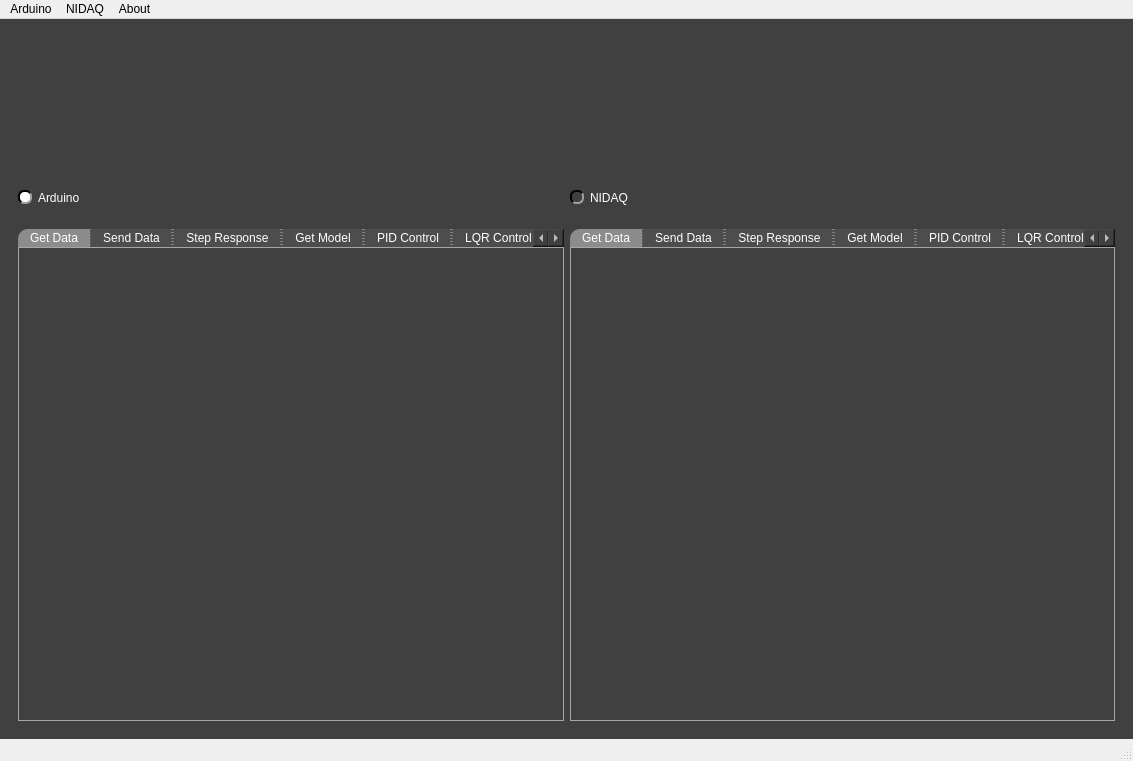
<?xml version='1.0' encoding='utf-8'?>
<ui version="4.0">
 <class>PydaqGlobal</class>
 <widget class="QMainWindow" name="PydaqGlobal">
  <property name="geometry">
   <rect>
    <x>0</x>
    <y>0</y>
    <width>1133</width>
    <height>761</height>
   </rect>
  </property>
  <property name="minimumSize">
   <size>
    <width>750</width>
    <height>0</height>
   </size>
  </property>
  <property name="windowTitle">
   <string>PYDAQ Global</string>
  </property>
  <property name="windowIcon">
   <iconset resource="resources_1.qrc">
    <normaloff>:/imgs/imgs/favicon.ico</normaloff>:/imgs/imgs/favicon.ico</iconset>
  </property>
  <property name="locale">
   <locale language="English" country="UnitedStates" />
  </property>
  <property name="iconSize">
   <size>
    <width>24</width>
    <height>24</height>
   </size>
  </property>
  <property name="tabShape">
   <enum>QTabWidget::TabShape::Rounded</enum>
  </property>
  <widget class="QWidget" name="centralwidget">
   <property name="styleSheet">
    <string notr="true">QWidget{
	background-color: rgb(64, 64, 64);
}

QTabWidget::pane { 
   border: 1px solid rgb(166, 166, 166);
}

QTabBar::tab {
  	background-color: rgb(77, 77, 77);
 }

 QTabBar::tab:selected {
  	background-color: rgb(140, 140, 140);
	padding-top: 2px;
	padding-bottom: 2px;
	padding-left: 12px;
	padding-right: 12px;
 }

 QTabBar::tab:selected:hover {
  	background-color: rgb(140, 140, 140);
	padding-top: 2px;
	padding-bottom: 2px;
	padding-left: 12px;
	padding-right: 12px;
 }

 QTabBar::tab:hover {
  	background-color: rgb(109, 109, 109);
	padding-top: 2px;
	padding-bottom: 2px;
	padding-left: 12px;
	padding-right: 12px;
 }

 QTabBar::tab:middle {
	border-right: 1px dashed rgb(166, 166, 166);
	border-left: 1px dashed rgb(166, 166, 166);
	padding-top: 2px;
	padding-bottom: 2px;
	padding-left: 12px;
	padding-right: 12px;
 }

 QTabBar::tab:last {
	border-top-right-radius: 10px;
	padding-top: 2px;
	padding-bottom: 2px;
	padding-left: 12px;
	padding-right: 12px;
 }

 QTabBar::tab:first {
	border-top-left-radius: 10px;
	padding-top: 2px;
	padding-bottom: 2px;
	padding-left: 12px;
	padding-right: 12px;
 }


QComboBox QAbstractItemView {
    background-color: rgb(77, 77, 77);
}

QComboBox QAbstractItemView::item:focus{
    background-color: rgb(140, 140, 140);
}

QDoubleSpinBox{
	background-color: rgb(77, 77, 77);
	
	border-top: 1.5px solid rgb(46, 46, 46);
	border-left: 1.5px solid rgb(46, 46, 46);

	border-bottom: 1.5px solid rgb(166, 166, 166);
	border-right: 1.5px solid rgb(166, 166, 166);
}

QDoubleSpinBox::up-button{
    image: url(:/imgs/imgs/drop_up_arrow.png);
	width: 11px;

	background-color: rgb(0, 79, 0);
	border-top: 1.5px solid rgb(127, 167, 127);
	border-left: 1.5px solid rgb(127, 167, 127);

	border-bottom: 1.5px solid rgb(0, 0, 0);
	border-right: 1.5px solid rgb(0, 0, 0);
}

QDoubleSpinBox::up-button:pressed{
	border: 2px solid rgb(255, 255, 255);
}

QDoubleSpinBox::up-button:hover{
	background-color: rgb(0, 50, 0);
}

QDoubleSpinBox::down-button{
    image: url(:/imgs/imgs/drop_down_arrow.png);
	width: 11px;

	background-color: rgb(0, 79, 0);
	border-top: 1.5px solid rgb(127, 167, 127);
	border-left: 1.5px solid rgb(127, 167, 127);

	border-bottom: 1.5px solid rgb(0, 0, 0);
	border-right: 1.5px solid rgb(0, 0, 0);
}

QDoubleSpinBox::down-button:pressed{
	border: 2px solid rgb(255, 255, 255);
}

QDoubleSpinBox::down-button:hover{
	background-color: rgb(0, 50, 0);
}

QSpinBox{
	background-color: rgb(77, 77, 77);
	
	border-top: 1.5px solid rgb(46, 46, 46);
	border-left: 1.5px solid rgb(46, 46, 46);

	border-bottom: 1.5px solid rgb(166, 166, 166);
	border-right: 1.5px solid rgb(166, 166, 166);
}

QSpinBox::up-button{
    image: url(:/imgs/imgs/drop_up_arrow.png);
	width: 11px;

	background-color: rgb(0, 79, 0);
	border-top: 1.5px solid rgb(127, 167, 127);
	border-left: 1.5px solid rgb(127, 167, 127);

	border-bottom: 1.5px solid rgb(0, 0, 0);
	border-right: 1.5px solid rgb(0, 0, 0);
}

QSpinBox::up-button:pressed{
	border: 2px solid rgb(255, 255, 255);
}

QSpinBox::up-button:hover{
	background-color: rgb(0, 50, 0);
}

QSpinBox::down-button{
    image: url(:/imgs/imgs/drop_down_arrow.png);
	width: 11px;

	background-color: rgb(0, 79, 0);
	border-top: 1.5px solid rgb(127, 167, 127);
	border-left: 1.5px solid rgb(127, 167, 127);

	border-bottom: 1.5px solid rgb(0, 0, 0);
	border-right: 1.5px solid rgb(0, 0, 0);
}

QSpinBox::down-button:pressed{
	border: 2px solid rgb(255, 255, 255);
}

QSpinBox::down-button:hover{
	background-color: rgb(0, 50, 0);
}

QWidget#centralwidget{
	background-color: rgb(64, 64, 64);
}

QWidget{
	color: rgb(255, 255, 255);
}

QComboBox{
	background-color: rgb(77, 77, 77);
	
	border-top: 1.5px solid rgb(46, 46, 46);
	border-left: 1.5px solid rgb(46, 46, 46);

	border-bottom: 1.5px solid rgb(166, 166, 166);
	border-right: 1.5px solid rgb(166, 166, 166);
}


QComboBox::drop-down{
	image: url(:/imgs/imgs/drop_down_arrow.png);
	width: 11px;

	background-color: rgb(0, 79, 0);
	border-top: 2px solid rgb(127, 167, 127);
	border-left: 2px solid rgb(127, 167, 127);

	border-bottom: 2px solid rgb(0, 0, 0);
	border-right: 2px solid rgb(0, 0, 0);
}

QComboBox::drop-down:hover{
	background-color: rgb(0, 50, 0);
}

QComboBox::drop-down:pressed{
	border: 2px solid rgb(255, 255, 255);
}

QPushButton{
	background-color: rgb(0, 79, 0);

	border-top: 1.5px solid rgb(127, 167, 127);
	border-left: 1.5px solid rgb(127, 167, 127);

	border-bottom: 1.5px solid rgb(0, 0, 0);
	border-right: 1.5px solid rgb(0, 0, 0);

	
	font: 12pt "Helvetica";
	text-align:center;
}

QWidget{
	font: 12pt "Helvetica";
}

QPushButton:hover{
	background-color: rgb(0, 50, 0);
}

QPushButton:pressed{
	border: 2px solid rgb(255, 255, 255);
}

QLineEdit{
	background-color: rgb(77, 77, 77);
	border-top: 1.5px solid rgb(46, 46, 46);
	border-left: 1.5px solid rgb(46, 46, 46);

	border-bottom: 1.5px solid rgb(166, 166, 166);
	border-right: 1.5px solid rgb(166, 166, 166);
}

QRadioButton::indicator{
	border-radius: 6px;
	border-top: 1.5px solid rgb(0, 0, 0);
	border-left: 1.5px solid rgb(0, 0, 0);

	border-bottom: 1.5px solid rgb(160, 160, 160);
	border-right: 1.5px solid rgb(160, 160, 160);
}

QRadioButton::indicator::checked{
	background-color: white;
}

QRadioButton::indicator::unchecked:hover{
	background-color: #9F9F9F;
}

QRadioButton::indicator::pressed{
	border: 1.5px solid #505050
}

QPushButton#reload_devices{
	image: url(:/imgs/imgs/reload.png);
	width: 11px;
	background-color: rgb(0, 79, 0);

	border-top: 1.5px solid rgb(127, 167, 127);
	border-left: 1.5px solid rgb(127, 167, 127);

	border-bottom: 1.5px solid rgb(0, 0, 0);
	border-right: 1.5px solid rgb(0, 0, 0);

	
	font: 12pt "Helvetica";
	text-align:center;
}

QPushButton#reload_devices:hover{
	background-color: rgb(0, 50, 0);
}

QPushButton#reload_devices:pressed{
	border: 2px solid rgb(255, 255, 255);
}

QPushButton#logo{
	background-color: rgb(64, 64, 64);
	border: 0px;
}

QPushButton#logo:hover{
	background-color: rgb(166, 166, 166);
	border: 1px solid rgb(190, 190, 190) ;
}

QPushButton#logo:pressed{
	background-color: rgb(166, 166, 166);
	border: 1px solid rgb(255, 255, 255) ;
}

QScrollBar:vertical {
     border: 1px solid rgb(140, 140, 140);
     background: rgb(140, 140, 140);
     width: 17px;
     margin: 17px 0 17px 0;
 }
QScrollBar::handle:vertical {
     background: rgb(0, 79, 0);
     min-height: 20px;
 }
QScrollBar::add-line:vertical {
	image: url(:/imgs/imgs/drop_down_arrow.png);
     border: 1px solid rgb(140, 140, 140);
     background: rgb(0, 79, 0);
     height: 15px;
     subcontrol-position: bottom;
     subcontrol-origin: margin;
 }

QScrollBar::sub-line:vertical {
	image: url(:/imgs/imgs/drop_up_arrow.png);
     border: 1px solid rgb(140, 140, 140);
     background: rgb(0, 79, 0);
     height: 15px;
     subcontrol-position: top;
     subcontrol-origin: margin;
 }

QScrollBar::add-line:vertical:pressed {
    border: 1px solid rgb(255, 255, 255);
	background: rgb(0, 79, 0)
 }

QScrollBar::sub-line:vertical:pressed {
	border: 1px solid rgb(255, 255, 255);
	background: rgb(0, 79, 0)
 }

QScrollBar::add-line:vertical:hover {
     background-color: rgb(0, 50, 0);
 }

QScrollBar::sub-line:vertical:hover {
    background-color: rgb(0, 50, 0);
 }

QScrollBar::handle:vertical:pressed {
    border: 1px solid rgb(255, 255, 255);
	background: rgb(0, 79, 0)
 }

QScrollBar::handle:vertical:hover {
    background-color: rgb(0, 50, 0);
 }

QScrollBar::add-page:vertical, QScrollBar::sub-page:vertical {
     background: none;
 }

QScrollArea{
	border: none;
}

QTableWidget {
    background-color: rgb(77, 77, 77);
    alternate-background-color: rgb(85, 85, 85);
    gridline-color: rgb(166, 166, 166);
    color: white;
    border: 1px solid rgb(166, 166, 166);
    font: 11pt "Helvetica";
}

QTableWidget QLineEdit {
    background-color: rgb(140, 140, 140);
    color: black;
    border: none;
}

QTableWidget::item:selected {
    background-color: rgb(0, 79, 0);
    color: white;
}

</string>
   </property>
   <layout class="QVBoxLayout" name="verticalLayout">
    <item alignment="Qt::AlignmentFlag::AlignHCenter">
     <widget class="QPushButton" name="logo">
      <property name="minimumSize">
       <size>
        <width>186</width>
        <height>147</height>
       </size>
      </property>
      <property name="maximumSize">
       <size>
        <width>186</width>
        <height>147</height>
       </size>
      </property>
      <property name="cursor">
       <cursorShape>PointingHandCursor</cursorShape>
      </property>
      <property name="toolTip">
       <string>Go to PYDAQ Documentation</string>
      </property>
      <property name="text">
       <string />
      </property>
      <property name="icon">
       <iconset resource="resources_1.qrc">
        <normaloff>:/imgs/imgs/logo.png</normaloff>:/imgs/imgs/logo.png</iconset>
      </property>
      <property name="iconSize">
       <size>
        <width>182</width>
        <height>143</height>
       </size>
      </property>
     </widget>
    </item>
    <item>
     <widget class="QWidget" name="widget" native="true">
      <property name="styleSheet">
       <string notr="true" />
      </property>
      <layout class="QHBoxLayout" name="horizontalLayout">
       <item>
        <widget class="QRadioButton" name="radioButton">
         <property name="text">
          <string>Arduino</string>
         </property>
         <property name="checked">
          <bool>true</bool>
         </property>
         <attribute name="buttonGroup">
          <string notr="true">interface_radio</string>
         </attribute>
        </widget>
       </item>
       <item>
        <widget class="QRadioButton" name="radioButton_2">
         <property name="text">
          <string>NIDAQ</string>
         </property>
         <property name="checked">
          <bool>false</bool>
         </property>
         <attribute name="buttonGroup">
          <string notr="true">interface_radio</string>
         </attribute>
        </widget>
       </item>
      </layout>
     </widget>
    </item>
    <item>
     <widget class="QWidget" name="widget_2" native="true">
      <layout class="QGridLayout" name="gridLayout">
       <item row="0" column="1">
        <widget class="QTabWidget" name="nidaq_tabs">
         <property name="tabPosition">
          <enum>QTabWidget::TabPosition::North</enum>
         </property>
         <property name="currentIndex">
          <number>0</number>
         </property>
         <property name="documentMode">
          <bool>false</bool>
         </property>
         <property name="tabsClosable">
          <bool>false</bool>
         </property>
         <property name="movable">
          <bool>false</bool>
         </property>
         <property name="tabBarAutoHide">
          <bool>false</bool>
         </property>
         <widget class="QWidget" name="get_data_nidaq">
          <attribute name="title">
           <string>Get Data</string>
          </attribute>
          <layout class="QGridLayout" name="gridLayout_3">
           <item row="0" column="0">
            <widget class="QScrollArea" name="scrollArea_2">
             <property name="widgetResizable">
              <bool>true</bool>
             </property>
             <widget class="QWidget" name="scrollAreaWidgetContents_4">
              <property name="geometry">
               <rect>
                <x>0</x>
                <y>0</y>
                <width>525</width>
                <height>432</height>
               </rect>
              </property>
              <layout class="QGridLayout" name="gridLayout_8">
               <item row="0" column="0">
                <widget class="GetData_NIDAQ_Widget" name="get_nidaq_placeholder" native="true" />
               </item>
              </layout>
             </widget>
            </widget>
           </item>
          </layout>
         </widget>
         <widget class="QWidget" name="send_data_nidaq_tab">
          <attribute name="title">
           <string>Send Data</string>
          </attribute>
          <layout class="QGridLayout" name="gridLayout_7">
           <item row="0" column="0">
            <widget class="QScrollArea" name="scrollArea_3">
             <property name="widgetResizable">
              <bool>true</bool>
             </property>
             <widget class="QWidget" name="scrollAreaWidgetContents_5">
              <property name="geometry">
               <rect>
                <x>0</x>
                <y>0</y>
                <width>525</width>
                <height>432</height>
               </rect>
              </property>
              <layout class="QGridLayout" name="gridLayout_10">
               <item row="0" column="0">
                <widget class="SendData_NIDAQ_Widget" name="send_nidaq_placeholder" native="true" />
               </item>
              </layout>
             </widget>
            </widget>
           </item>
          </layout>
         </widget>
         <widget class="QWidget" name="step_response_nidaq_tab">
          <attribute name="title">
           <string>Step Response</string>
          </attribute>
          <layout class="QGridLayout" name="gridLayout_6">
           <item row="0" column="0">
            <widget class="QScrollArea" name="scrollArea">
             <property name="widgetResizable">
              <bool>true</bool>
             </property>
             <widget class="QWidget" name="scrollAreaWidgetContents_3">
              <property name="geometry">
               <rect>
                <x>0</x>
                <y>0</y>
                <width>525</width>
                <height>432</height>
               </rect>
              </property>
              <layout class="QGridLayout" name="gridLayout_9">
               <item row="0" column="0">
                <widget class="StepResponse_NIDAQ_Widget" name="step_nidaq_placeholder" native="true" />
               </item>
              </layout>
             </widget>
            </widget>
           </item>
          </layout>
         </widget>
         <widget class="QWidget" name="get_model_nidaq_tab">
          <attribute name="title">
           <string>Get Model</string>
          </attribute>
          <layout class="QGridLayout" name="gridLayout_13">
           <item row="0" column="0">
            <widget class="QScrollArea" name="scrollArea_7">
             <property name="widgetResizable">
              <bool>true</bool>
             </property>
             <widget class="QWidget" name="scrollAreaWidgetContents">
              <property name="geometry">
               <rect>
                <x>0</x>
                <y>0</y>
                <width>525</width>
                <height>432</height>
               </rect>
              </property>
              <layout class="QGridLayout" name="gridLayout_15">
               <item row="0" column="0">
                <widget class="GetModel_Nidaq_Widget" name="getm_nidaq_placeholder" native="true" />
               </item>
              </layout>
             </widget>
            </widget>
           </item>
          </layout>
         </widget>
         <widget class="QWidget" name="pid_control_nidaq_tab">
          <attribute name="title">
           <string>PID Control</string>
          </attribute>
          <layout class="QGridLayout" name="gridLayout_20">
           <item row="0" column="0">
            <widget class="QScrollArea" name="scrollArea_10">
             <property name="widgetResizable">
              <bool>true</bool>
             </property>
             <widget class="QWidget" name="scrollAreaWidgetContents_9">
              <property name="geometry">
               <rect>
                <x>0</x>
                <y>0</y>
                <width>525</width>
                <height>432</height>
               </rect>
              </property>
              <layout class="QGridLayout" name="gridLayout_21">
               <item row="0" column="0">
                <widget class="PID_Control_NIDAQ_Widget" name="widget_4" native="true" />
               </item>
              </layout>
             </widget>
            </widget>
           </item>
          </layout>
         </widget>
         <widget class="QWidget" name="lqr_control_nidaq_tab">
          <attribute name="title">
           <string>LQR Control</string>
          </attribute>
          <layout class="QGridLayout" name="gridLayout_24">
           <item row="0" column="0">
            <widget class="QScrollArea" name="scrollArea_12">
             <property name="widgetResizable">
              <bool>true</bool>
             </property>
             <widget class="QWidget" name="scrollAreaWidgetContents_12">
              <property name="geometry">
               <rect>
                <x>0</x>
                <y>0</y>
                <width>525</width>
                <height>432</height>
               </rect>
              </property>
              <layout class="QGridLayout" name="gridLayout_25">
               <item row="0" column="0">
                <widget class="LQRControl_NIDAQ_Widget" name="lqr_nidaq_placeholder" native="true" />
               </item>
              </layout>
             </widget>
            </widget>
           </item>
          </layout>
         </widget>
         <widget class="QWidget" name="data_driven_control_nidaq_tab">
          <attribute name="title">
           <string>Data-Driven Control</string>
          </attribute>
          <layout class="QGridLayout" name="gridLayout_26">
           <item row="0" column="0">
            <widget class="QScrollArea" name="scrollArea_13">
             <property name="widgetResizable">
              <bool>true</bool>
             </property>
             <widget class="QWidget" name="scrollAreaWidgetContents_13">
              <property name="geometry">
               <rect>
                <x>0</x>
                <y>0</y>
                <width>525</width>
                <height>432</height>
               </rect>
              </property>
              <layout class="QGridLayout" name="gridLayout_27">
               <item row="0" column="0">
                <widget class="Data_Driven_Control_NIDAQ_Widget" name="data_driven_nidaq_placeholder" native="true" />
               </item>
              </layout>
             </widget>
            </widget>
           </item>
          </layout>
         </widget>
        </widget>
       </item>
       <item row="0" column="0">
        <widget class="QTabWidget" name="arduino_tabs">
         <property name="styleSheet">
          <string notr="true" />
         </property>
         <property name="tabShape">
          <enum>QTabWidget::TabShape::Rounded</enum>
         </property>
         <property name="currentIndex">
          <number>0</number>
         </property>
         <property name="elideMode">
          <enum>Qt::TextElideMode::ElideNone</enum>
         </property>
         <widget class="QWidget" name="get_data_arduino_tab">
          <attribute name="title">
           <string>Get Data</string>
          </attribute>
          <layout class="QGridLayout" name="gridLayout_2">
           <item row="0" column="0">
            <widget class="QScrollArea" name="scrollArea_4">
             <property name="widgetResizable">
              <bool>true</bool>
             </property>
             <widget class="QWidget" name="scrollAreaWidgetContents_6">
              <property name="geometry">
               <rect>
                <x>0</x>
                <y>0</y>
                <width>526</width>
                <height>432</height>
               </rect>
              </property>
              <layout class="QGridLayout" name="gridLayout_11">
               <item row="0" column="0">
                <widget class="GetData_Arduino_Widget" name="get_ino_placeholder" native="true" />
               </item>
              </layout>
             </widget>
            </widget>
           </item>
          </layout>
         </widget>
         <widget class="QWidget" name="send_data_arduino_tab">
          <attribute name="title">
           <string>Send Data</string>
          </attribute>
          <layout class="QGridLayout" name="gridLayout_4">
           <item row="0" column="0">
            <widget class="QScrollArea" name="scrollArea_5">
             <property name="widgetResizable">
              <bool>true</bool>
             </property>
             <widget class="QWidget" name="scrollAreaWidgetContents_7">
              <property name="geometry">
               <rect>
                <x>0</x>
                <y>0</y>
                <width>526</width>
                <height>432</height>
               </rect>
              </property>
              <layout class="QGridLayout" name="gridLayout_12">
               <item row="0" column="0">
                <widget class="SendData_Arduino_Widget" name="send_ino_placeholder" native="true" />
               </item>
              </layout>
             </widget>
            </widget>
           </item>
          </layout>
         </widget>
         <widget class="QWidget" name="step_response_arduino_tab">
          <attribute name="title">
           <string>Step Response</string>
          </attribute>
          <layout class="QGridLayout" name="gridLayout_5">
           <item row="0" column="0">
            <widget class="QScrollArea" name="scrollArea_6">
             <property name="widgetResizable">
              <bool>true</bool>
             </property>
             <widget class="QWidget" name="scrollAreaWidgetContents_11">
              <property name="geometry">
               <rect>
                <x>0</x>
                <y>0</y>
                <width>526</width>
                <height>432</height>
               </rect>
              </property>
              <layout class="QGridLayout" name="gridLayout_14">
               <item row="0" column="0">
                <widget class="StepResponse_Arduino_Widget" name="step_ino_placeholder" native="true" />
               </item>
              </layout>
             </widget>
            </widget>
           </item>
          </layout>
         </widget>
         <widget class="QWidget" name="get_model_arduino_tab">
          <attribute name="title">
           <string>Get Model</string>
          </attribute>
          <layout class="QGridLayout" name="gridLayout_16">
           <item row="0" column="0">
            <widget class="QScrollArea" name="scrollArea_8">
             <property name="widgetResizable">
              <bool>true</bool>
             </property>
             <widget class="QWidget" name="scrollAreaWidgetContents_2">
              <property name="geometry">
               <rect>
                <x>0</x>
                <y>0</y>
                <width>526</width>
                <height>432</height>
               </rect>
              </property>
              <layout class="QGridLayout" name="gridLayout_17">
               <item row="0" column="0">
                <widget class="GetModel_Arduino_Widget" name="getm_arduino_placeholder" native="true" />
               </item>
              </layout>
             </widget>
            </widget>
           </item>
          </layout>
         </widget>
         <widget class="QWidget" name="pid_control_arduino_tab">
          <attribute name="title">
           <string>PID Control</string>
          </attribute>
          <layout class="QGridLayout" name="gridLayout_18">
           <item row="0" column="0">
            <widget class="QScrollArea" name="scrollArea_9">
             <property name="widgetResizable">
              <bool>true</bool>
             </property>
             <widget class="QWidget" name="scrollAreaWidgetContents_8">
              <property name="geometry">
               <rect>
                <x>0</x>
                <y>0</y>
                <width>526</width>
                <height>432</height>
               </rect>
              </property>
              <layout class="QGridLayout" name="gridLayout_19">
               <item row="0" column="1">
                <widget class="PID_Control_Arduino_Widget" name="widget_3" native="true" />
               </item>
              </layout>
             </widget>
            </widget>
           </item>
          </layout>
         </widget>
         <widget class="QWidget" name="LQR_control_arduino_tab">
          <attribute name="title">
           <string>LQR Control</string>
          </attribute>
          <layout class="QGridLayout" name="gridLayout_22">
           <item row="0" column="0">
            <widget class="QScrollArea" name="scrollArea_11">
             <property name="widgetResizable">
              <bool>true</bool>
             </property>
             <widget class="QWidget" name="scrollAreaWidgetContents_10">
              <property name="geometry">
               <rect>
                <x>0</x>
                <y>0</y>
                <width>526</width>
                <height>432</height>
               </rect>
              </property>
              <layout class="QGridLayout" name="gridLayout_23">
               <item row="0" column="0">
                <widget class="LQRControl_Arduino_Widget" name="lqr_arduino_placeholder" native="true" />
               </item>
              </layout>
             </widget>
            </widget>
           </item>
          </layout>
         </widget>
         <widget class="QWidget" name="data_driven_control_arduino_tab">
          <attribute name="title">
           <string>Data-Driven Control</string>
          </attribute>
          <layout class="QGridLayout" name="gridLayout_28">
           <item row="0" column="0">
            <widget class="QScrollArea" name="scrollArea_14">
             <property name="widgetResizable">
              <bool>true</bool>
             </property>
             <widget class="QWidget" name="scrollAreaWidgetContents_14">
              <property name="geometry">
               <rect>
                <x>0</x>
                <y>0</y>
                <width>526</width>
                <height>432</height>
               </rect>
              </property>
              <layout class="QGridLayout" name="gridLayout_29">
               <item row="0" column="0">
                <widget class="Data_Driven_Control_Arduino_Widget" name="data_driven_arduino_placeholder" native="true" />
               </item>
              </layout>
             </widget>
            </widget>
           </item>
          </layout>
         </widget>
        </widget>
       </item>
      </layout>
     </widget>
    </item>
   </layout>
  </widget>
  <widget class="QMenuBar" name="menubar">
   <property name="geometry">
    <rect>
     <x>0</x>
     <y>0</y>
     <width>1133</width>
     <height>33</height>
    </rect>
   </property>
   <widget class="QMenu" name="menuArduino">
    <property name="title">
     <string>Arduino</string>
    </property>
    <addaction name="actionArduino_1" />
    <addaction name="actionArduino_3" />
   </widget>
   <widget class="QMenu" name="menuAbout">
    <property name="title">
     <string>About</string>
    </property>
    <addaction name="actionDocumentation" />
   </widget>
   <widget class="QMenu" name="menuNIDAQ">
    <property name="title">
     <string>NIDAQ</string>
    </property>
    <addaction name="actionNIDAQ_1" />
    <addaction name="actionNIDAQ_3" />
   </widget>
   <addaction name="menuArduino" />
   <addaction name="menuNIDAQ" />
   <addaction name="menuAbout" />
  </widget>
  <widget class="QStatusBar" name="statusbar" />
  <action name="actionArduino">
   <property name="text">
    <string>Arduino</string>
   </property>
  </action>
  <action name="actionNIDAQ">
   <property name="text">
    <string>NIDAQ</string>
   </property>
  </action>
  <action name="actionAbout_PYDAQ">
   <property name="text">
    <string>About PYDAQ</string>
   </property>
  </action>
  <action name="actionArduino_2">
   <property name="text">
    <string>Arduino</string>
   </property>
  </action>
  <action name="actionNIDAQ_2">
   <property name="text">
    <string>NIDAQ</string>
   </property>
  </action>
  <action name="actionAbout">
   <property name="text">
    <string>About</string>
   </property>
  </action>
  <action name="actionDocumentation">
   <property name="text">
    <string>Documentation</string>
   </property>
  </action>
  <action name="actionArduino_1">
   <property name="text">
    <string>Benchmarking</string>
   </property>
  </action>
  <action name="actionArduino_3">
   <property name="text">
    <string>Upload Firmware</string>
   </property>
  </action>
  <action name="actionNIDAQ_1">
   <property name="text">
    <string>Benchmarking</string>
   </property>
  </action>
  <action name="actionNIDAQ_3">
   <property name="text">
    <string>NI-DAQmx drivers</string>
   </property>
  </action>
 </widget>
 <customwidgets>
  <customwidget>
   <class>GetData_Arduino_Widget</class>
   <extends>QWidget</extends>
   <header>..guis.getdata_arduino_widget</header>
   <container>1</container>
  </customwidget>
  <customwidget>
   <class>SendData_Arduino_Widget</class>
   <extends>QWidget</extends>
   <header>..guis.senddata_arduino_widget</header>
   <container>1</container>
  </customwidget>
  <customwidget>
   <class>StepResponse_Arduino_Widget</class>
   <extends>QWidget</extends>
   <header>..guis.stepresponse_arduino_widget</header>
   <container>1</container>
  </customwidget>
  <customwidget>
   <class>StepResponse_NIDAQ_Widget</class>
   <extends>QWidget</extends>
   <header>..guis.stepresponse_nidaq_widget</header>
   <container>1</container>
  </customwidget>
  <customwidget>
   <class>SendData_NIDAQ_Widget</class>
   <extends>QWidget</extends>
   <header>..guis.senddata_nidaq_widget</header>
   <container>1</container>
  </customwidget>
  <customwidget>
   <class>GetData_NIDAQ_Widget</class>
   <extends>QWidget</extends>
   <header>..guis.getdata_nidaq_widget</header>
   <container>1</container>
  </customwidget>
  <customwidget>
   <class>GetModel_Arduino_Widget</class>
   <extends>QWidget</extends>
   <header>..guis.getmodel_arduino_widget</header>
   <container>1</container>
  </customwidget>
  <customwidget>
   <class>GetModel_Nidaq_Widget</class>
   <extends>QWidget</extends>
   <header>..guis.getmodel_nidaq_widget</header>
   <container>1</container>
  </customwidget>
  <customwidget>
   <class>PID_Control_Arduino_Widget</class>
   <extends>QWidget</extends>
   <header>..guis.pid_control_arduino_widget</header>
   <container>1</container>
  </customwidget>
  <customwidget>
   <class>PID_Control_NIDAQ_Widget</class>
   <extends>QWidget</extends>
   <header>..guis.pid_control_nidaq_widget</header>
   <container>1</container>
  </customwidget>
  <customwidget>
   <class>Data_Driven_Control_Arduino_Widget</class>
   <extends>QWidget</extends>
   <header>..guis.data_driven_control_arduino_widget</header>
   <container>1</container>
  </customwidget>
  <customwidget>
   <class>Data_Driven_Control_NIDAQ_Widget</class>
   <extends>QWidget</extends>
   <header>..guis.data_driven_control_nidaq_widget</header>
   <container>1</container>
  </customwidget>
  <customwidget>
   <class>LQRControl_Arduino_Widget</class>
   <extends>QWidget</extends>
   <header>..guis.lrq_control_arduino_widget</header>
   <container>1</container>
  </customwidget>
  <customwidget>
   <class>LQRControl_NIDAQ_Widget</class>
   <extends>QWidget</extends>
   <header>..guis.lqr_control_nidaq_widget</header>
   <container>1</container>
  </customwidget>
 </customwidgets>
 <resources>
  <include location="resources_1.qrc" />
 </resources>
 <connections>
  <connection>
   <sender>radioButton</sender>
   <signal>toggled(bool)</signal>
   <receiver>arduino_tabs</receiver>
   <slot>show()</slot>
   <hints>
    <hint type="sourcelabel">
     <x>48</x>
     <y>51</y>
    </hint>
    <hint type="destinationlabel">
     <x>90</x>
     <y>161</y>
    </hint>
   </hints>
  </connection>
  <connection>
   <sender>radioButton</sender>
   <signal>toggled(bool)</signal>
   <receiver>nidaq_tabs</receiver>
   <slot>hide()</slot>
   <hints>
    <hint type="sourcelabel">
     <x>151</x>
     <y>53</y>
    </hint>
    <hint type="destinationlabel">
     <x>460</x>
     <y>114</y>
    </hint>
   </hints>
  </connection>
  <connection>
   <sender>radioButton_2</sender>
   <signal>toggled(bool)</signal>
   <receiver>arduino_tabs</receiver>
   <slot>hide()</slot>
   <hints>
    <hint type="sourcelabel">
     <x>424</x>
     <y>46</y>
    </hint>
    <hint type="destinationlabel">
     <x>242</x>
     <y>107</y>
    </hint>
   </hints>
  </connection>
  <connection>
   <sender>radioButton_2</sender>
   <signal>toggled(bool)</signal>
   <receiver>nidaq_tabs</receiver>
   <slot>show()</slot>
   <hints>
    <hint type="sourcelabel">
     <x>517</x>
     <y>55</y>
    </hint>
    <hint type="destinationlabel">
     <x>519</x>
     <y>88</y>
    </hint>
   </hints>
  </connection>
 </connections>
 <buttongroups>
  <buttongroup name="interface_radio" />
 </buttongroups>
</ui>
